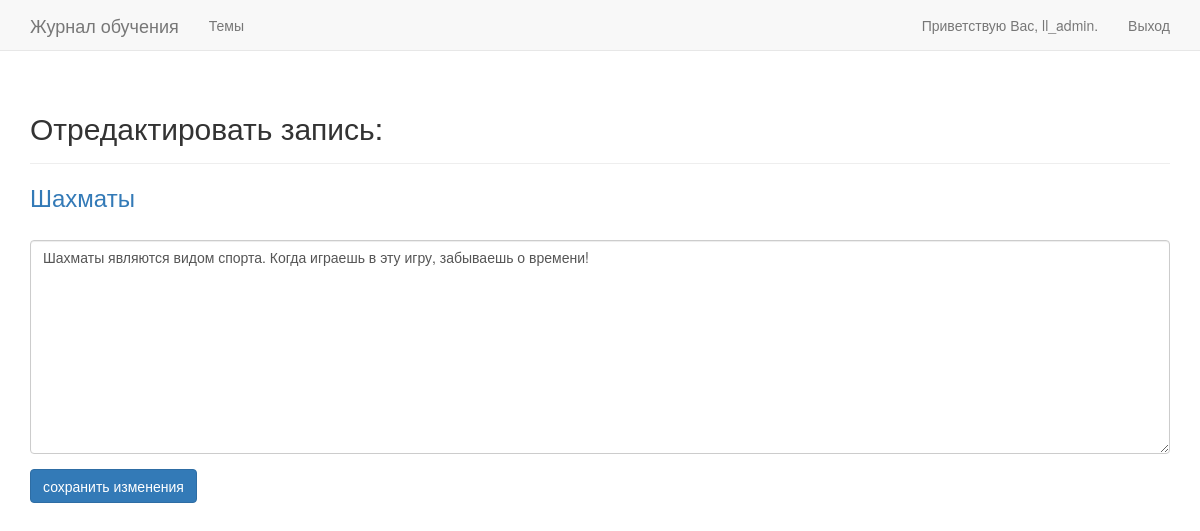
The page /edit_entry/4/ (signed in) on the database its author committed.
### learning_logs/models.py (models this page shows, shortened)
class Topic(models.Model):
    text = models.CharField(max_length=200)
    date_added = models.DateTimeField(auto_now_add=True)
    owner = models.ForeignKey(User, on_delete=models.CASCADE)
    def __str__(self):
        return self.text

class Entry(models.Model):
    topic = models.ForeignKey(Topic, on_delete=models.CASCADE)
    text = models.TextField()
    date_added = models.DateTimeField(auto_now_add=True)
    class Meta:
        verbose_name_plural = 'entries'

### learning_logs/views.py (the view)
# urls.py: path('edit_entry/<entry_id>/', views.edit_entry, name='edit_entry'),
@login_required
def edit_entry(request, entry_id):
    entry = Entry.objects.get(id=entry_id)
    topic = entry.topic
    if topic.owner != request.user:
        raise Http404
    if request.method != 'POST':
        form = EntryForm(instance=entry)
    else:
        form = EntryForm(instance=entry, data=request.POST)
        if form.is_valid():
            form.save()
            return HttpResponseRedirect(reverse('learning_logs:topic',
                                                args=[topic.id]))
    context = {'entry': entry, 'topic': topic, 'form': form}
    return render(request, 'learning_logs/edit_entry.html', context)

### learning_logs/forms.py
class EntryForm(forms.ModelForm):
    class Meta:
        model = Entry
        fields = ['text']
        labels = {'text': ''}
        widgets = {'text': forms.Textarea(attrs={'cols': 80})}

### learning_logs/templates/learning_logs/edit_entry.html (shortened to what this page needs)
<!DOCTYPE html>
<html lang="en">
<head>
</head>
<body>
{% extends "learning_logs/base.html" %}
{% load bootstrap3 %}
{% block header %}
  <h2>Отредактировать запись:</h2>
{% endblock header %}
{% block content %}
  <h3><a href="{% url 'learning_logs:topic' topic.id %}">{{ topic }}</a></h3>
  <form action="{% url 'learning_logs:edit_entry' entry.id %}" method='post'
      class="form">
      {% bootstrap_form form %}
      {% buttons %}
      <button name="submit" class="btn btn-primary">сохранить изменения</button>
      {% endbuttons %}
  </form>
{% endblock content %}

### learning_logs/templates/learning_logs/base.html (shortened to what this page needs)
{% load bootstrap3 %}
<!DOCTYPE html>
<html lang="en">
<head>
    {% bootstrap_css %}
</head>
<body>
<nav class="navbar navbar-default navbar-static-top">
  <div class="container">
    <div class="navbar-header">
      <a class="navbar-brand" href="{% url 'learning_logs:index' %}">
          Журнал обучения</a>
    </div>
    <div id="navbar" class="navbar-collapse collapse">
      <ul class="nav navbar-nav">
          <li><a href="{% url 'learning_logs:topics' %}">Темы</a></li>
      </ul>
      <ul class="nav navbar-nav navbar-right">
        {% if user.is_authenticated %}
          <li><a>Приветствую Вас, {{ user.username }}.</a></li>
          <li><a href="{% url 'users:logout' %}">Выход</a></li>
        {% else %}
          <li><a href="{% url 'users:register' %}">Регистрация</a></li>
          <li><a href="{% url 'users:login' %}">Вход</a></li>
        {% endif %}
      </ul>
    </div>
  </div>
</nav>
    <div class="container">
      <div class="page-header">
        {% block header %}{% endblock header %}
      </div>
      <div>
        {% block content %}{% endblock content %}
      </div>
    </div>
</body>
</html>

### rows shown on the page
Topic: text "Шахматы"
Entry: text "Шахматы являются видом спорта. Когда играешь в эту игру, забываешь о времени!"

### other values the page prints
{{ user.username }} "ll_admin"
